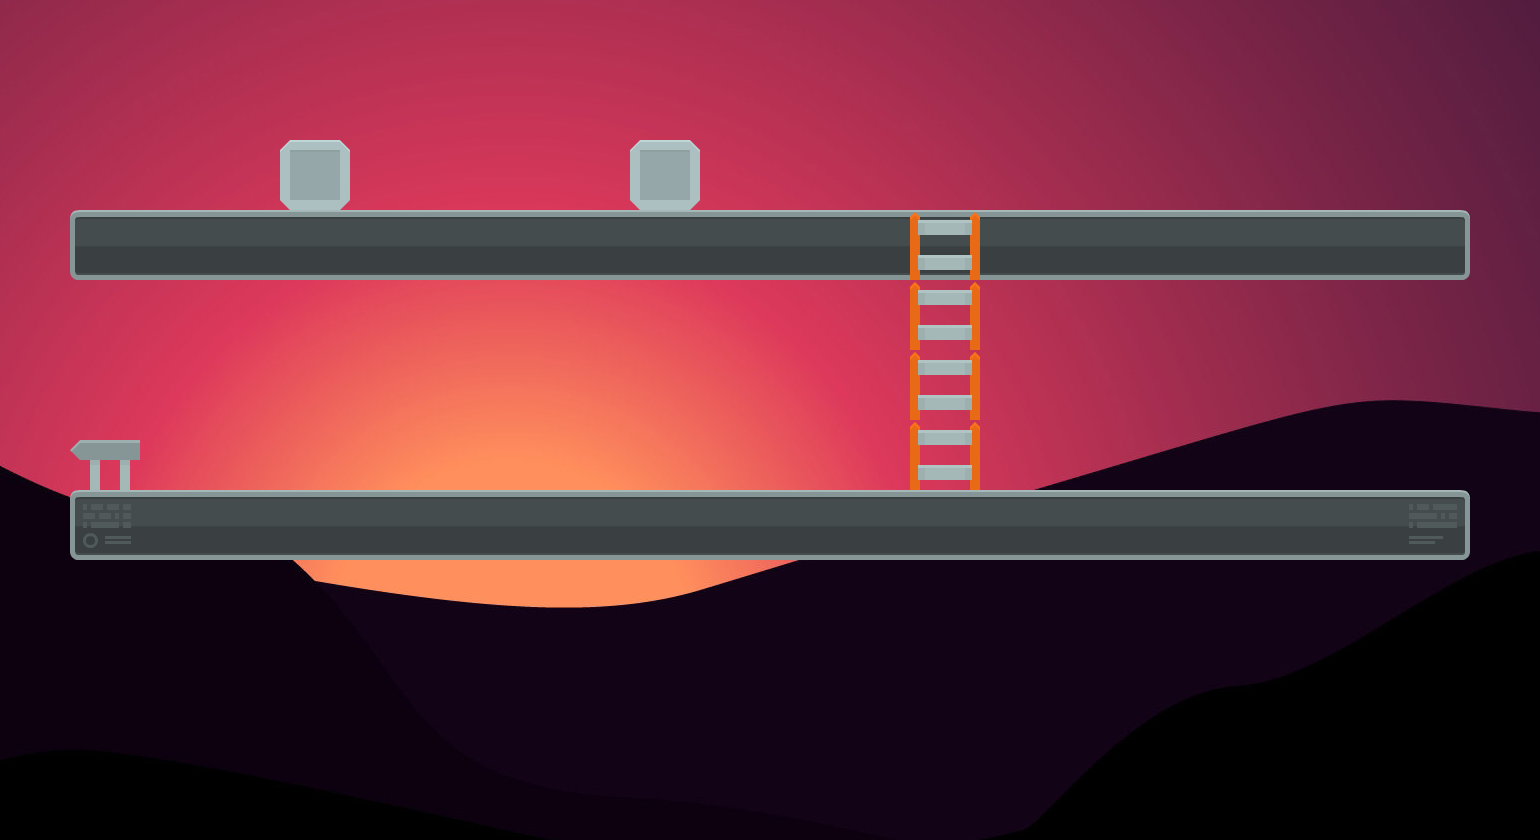

Tiled map render using the project's own tile images. Description and the map definition, with tile-layer contents summarised, below:
An orthogonal 22x12 tile map with 70x70 px tiles, 3 tile layers (Background, Tile Layer 1, Tile Layer 3), 2 tilesets and 11 objects (2x enemy, player, end).

<map version="1.8" tiledversion="1.8.4" orientation="orthogonal" renderorder="right-down" width="22" height="12" tilewidth="70" tileheight="70" infinite="0" nextlayerid="5" nextobjectid="18">
 <tileset firstgid="1" source="Background.tsx" />
 <tileset firstgid="793" source="PlatformTiles.tsx" />
 <objectgroup id="2" name="objects">
  <object id="4" x="70" y="210">
   <polygon points="0,0 0,70 840,70 840,0" />
  </object>
  <object id="5" x="980" y="210">
   <polygon points="0,0 0,70 490,70 490,0 0,0" />
  </object>
  <object id="8" x="70" y="210">
   <polygon points="0,0 0,70 840,70 840,0" />
  </object>
  <object id="9" x="980" y="210">
   <polygon points="0,0 0,70 490,70 490,0" />
  </object>
  <object id="11" x="630" y="140">
   <polygon points="0,0 0,70 70,70 70,0" />
  </object>
  <object id="12" x="280" y="140">
   <polygon points="0,0 0,70 70,70 70,0" />
  </object>
  <object id="13" name="player" x="140" y="70" width="70" height="70" />
  <object id="14" name="end" x="70" y="420" width="70" height="70" />
  <object id="15" name="enemy" x="420" y="420" width="70" height="70" />
  <object id="16" name="enemy" x="1260" y="420" width="70" height="70" />
  <object id="17" x="70" y="490">
   <polygon points="0,0 0,70 1400,70 1400,0" />
  </object>
 </objectgroup>
 <layer id="3" name="Background" width="22" height="12">
  <data>[264 cells, 264 non-empty, 264 distinct tile ids]</data>
 </layer>
 <layer id="1" name="Tile Layer 1" width="22" height="12">
  <data>[264 cells, 46 non-empty, 8 distinct tile ids]</data>
 </layer>
 <layer id="4" name="Tile Layer 3" width="22" height="12">
  <data>[264 cells, 4 non-empty, 1 distinct tile ids]</data>
 </layer>
</map>
